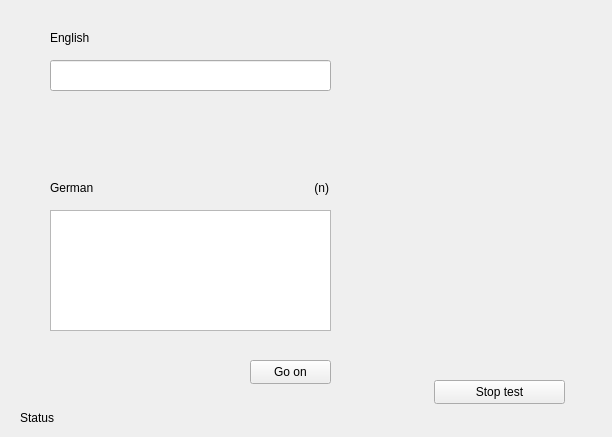
<?xml version="1.0" encoding="UTF-8"?>
<ui version="4.0">
 <class>Test</class>
 <widget class="QDialog" name="Test">
  <property name="geometry">
   <rect>
    <x>0</x>
    <y>0</y>
    <width>612</width>
    <height>437</height>
   </rect>
  </property>
  <property name="windowTitle">
   <string/>
  </property>
  <widget class="QLineEdit" name="lineEdit_ForeignLang">
   <property name="geometry">
    <rect>
     <x>50</x>
     <y>60</y>
     <width>281</width>
     <height>31</height>
    </rect>
   </property>
  </widget>
  <widget class="QTextEdit" name="textEdit_NativeLang">
   <property name="geometry">
    <rect>
     <x>50</x>
     <y>210</y>
     <width>281</width>
     <height>121</height>
    </rect>
   </property>
  </widget>
  <widget class="QLabel" name="label_ForeignLang">
   <property name="geometry">
    <rect>
     <x>50</x>
     <y>30</y>
     <width>49</width>
     <height>16</height>
    </rect>
   </property>
   <property name="text">
    <string>English</string>
   </property>
  </widget>
  <widget class="QLabel" name="label_NativeLang">
   <property name="geometry">
    <rect>
     <x>50</x>
     <y>180</y>
     <width>49</width>
     <height>16</height>
    </rect>
   </property>
   <property name="text">
    <string>German</string>
   </property>
  </widget>
  <widget class="QPushButton" name="pushButton_StopTest">
   <property name="geometry">
    <rect>
     <x>434</x>
     <y>380</y>
     <width>131</width>
     <height>24</height>
    </rect>
   </property>
   <property name="text">
    <string>Stop test</string>
   </property>
   <property name="autoDefault">
    <bool>false</bool>
   </property>
  </widget>
  <widget class="QPushButton" name="pushButton_GoOn">
   <property name="geometry">
    <rect>
     <x>250</x>
     <y>360</y>
     <width>81</width>
     <height>24</height>
    </rect>
   </property>
   <property name="text">
    <string>Go on</string>
   </property>
   <property name="autoDefault">
    <bool>false</bool>
   </property>
  </widget>
  <widget class="QLabel" name="label_NumberTranslations">
   <property name="geometry">
    <rect>
     <x>280</x>
     <y>180</y>
     <width>49</width>
     <height>16</height>
    </rect>
   </property>
   <property name="layoutDirection">
    <enum>Qt::LayoutDirection::LeftToRight</enum>
   </property>
   <property name="text">
    <string notr="true">(n)</string>
   </property>
   <property name="alignment">
    <set>Qt::AlignmentFlag::AlignRight|Qt::AlignmentFlag::AlignTrailing|Qt::AlignmentFlag::AlignVCenter</set>
   </property>
  </widget>
  <widget class="QLabel" name="label_Status">
   <property name="geometry">
    <rect>
     <x>20</x>
     <y>410</y>
     <width>381</width>
     <height>16</height>
    </rect>
   </property>
   <property name="text">
    <string>Status</string>
   </property>
  </widget>
 </widget>
 <resources/>
 <connections/>
</ui>
